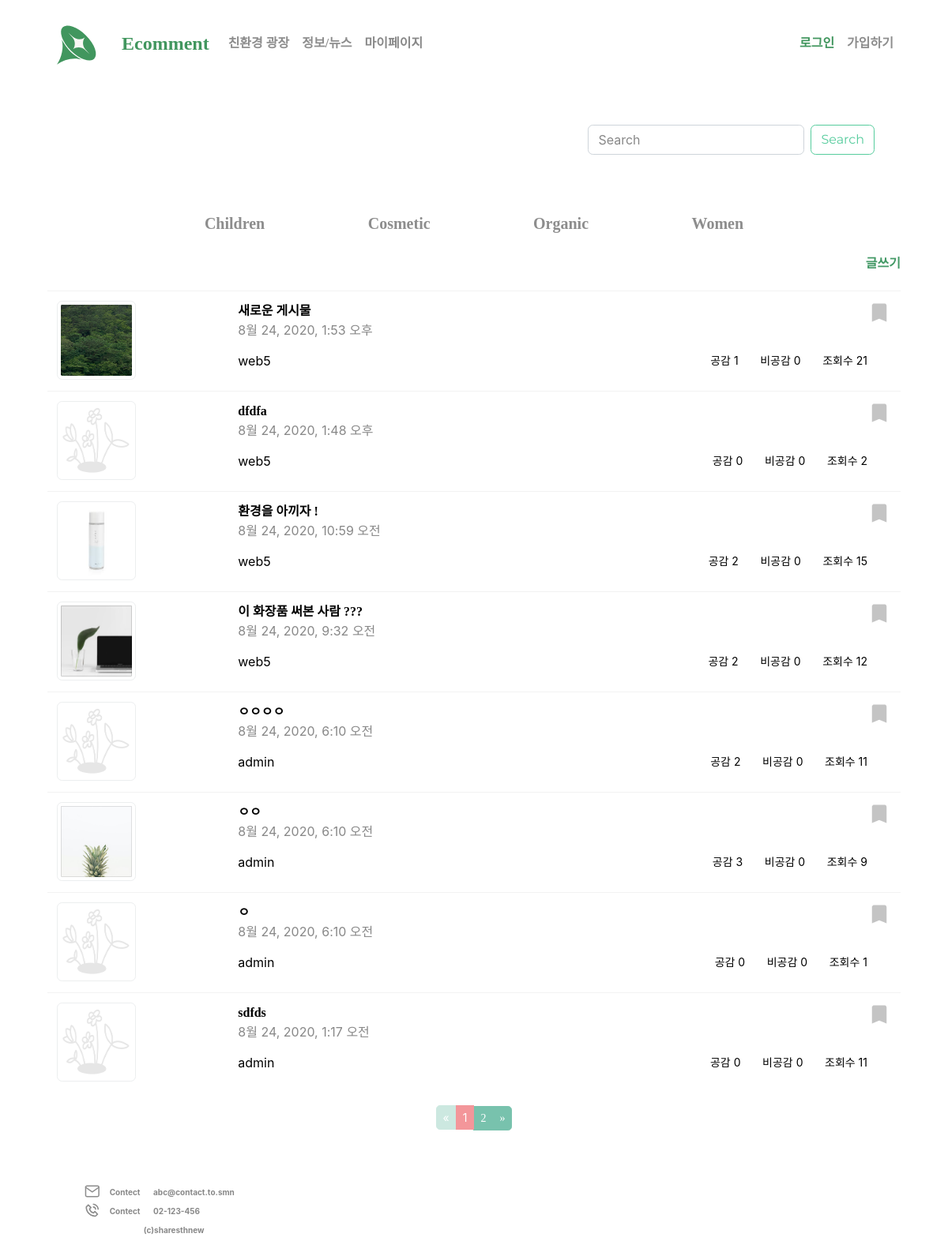
The page /community/list/ on the database as committed earlier.
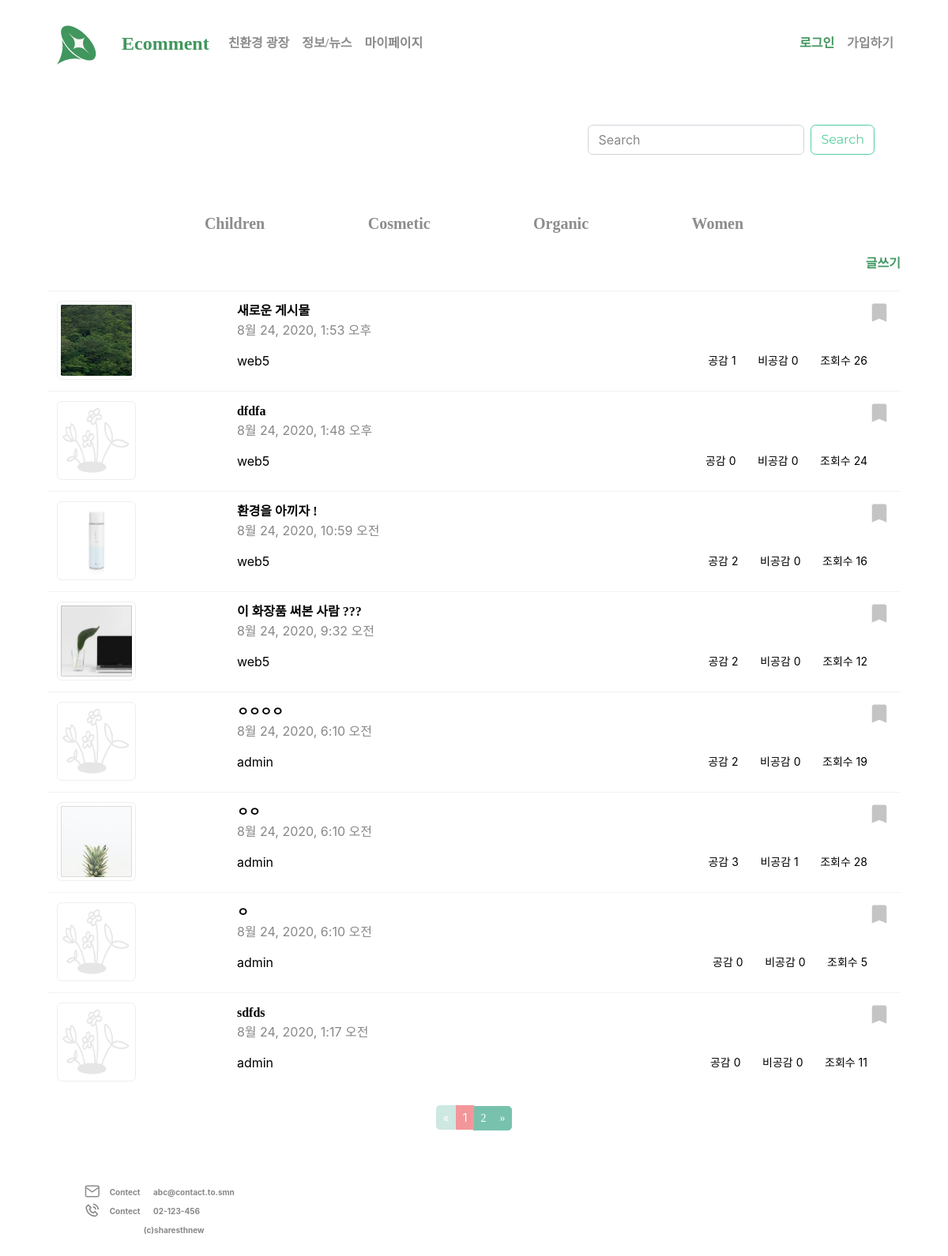
The same page on the database as committed later.
### community/models.py (models this page shows, shortened)
class Category(models.Model):
    name = models.CharField(max_length=50)
    class Meta:
        ordering =['name']
    def __str__(self):
        return self.name

class Post(models.Model):
    author = models.ForeignKey(User, on_delete=models.CASCADE, related_name='user',null=True)
    title = models.CharField(max_length = 200,null=True)
    category = models.CharField(max_length=200, default='uncategorized')
    text = models.TextField(max_length = 1700, null=True)
    image = models.ImageField(upload_to= 'community/community_photo/%Y/%m/%d',null=True, blank=True)
    created = models.DateTimeField(auto_now_add=True,null=True)
    updated = models.DateTimeField(auto_now=True)
    like = models.ManyToManyField(User, related_name='like_post', blank=True)
    unlike = models.ManyToManyField(User, related_name='unlike_post', blank=True)
    favorite = models.ManyToManyField(User, related_name='favorite_post', blank=True)
    hits = models.PositiveIntegerField(default = 0)
    class Meta:
        ordering = ['-created']

### community/views.py (the view)
# urls.py: path("list/",PostList.as_view(), name='list'),
class PostList(ListView):
    model = Post
    template_name_suffix = '_list'
    context_object_name = 'Posts'
    paginate_by = 8
    cats = Category.objects.all()
    def get_context_data(self, *args, **kwargs):
        cat_menu = Category.objects.all()
        context = super(PostList,self).get_context_data(*args, **kwargs)
        context["cat_menu"] = cat_menu
        return context

### templates/community/post_list.html (shortened to what this page needs)
{% extends 'base.html' %}
{% block content %}
        <form class="form-inline m-5 float-right" action="{% url 'community:search' %}" method="post">
      <input class="form-control mr-sm-2" type="search" placeholder="Search" aria-label="Search" name="q" value="{{q}}">
      <button class="btn btn-outline-success my-2 my-sm-0" type="submit">Search</button>
    </form>
    <div class="container">
        <div class="col text-center my-4">
            {% for item in cat_menu %}
                <a style="font-size: 20px;margin: 6%;" href="{% url 'community:category' item %}"> {{ item }}</a>
            {%endfor%}
        </div>
        {% if user.is_authenticated %}
            <a style="color: #439966;float: right;margin-bottom:2%;" href="{% url 'community:create' %}">글쓰기</a>
        {% else %}
            <a style="color: #439966;cursor:pointer;float:right;margin-bottom:2%" data-toggle="modal" data-target="#myModal"> 글쓰기 </a>
        {% endif %}
        <div class="table-responsive">
            <table class="table">
                {% for object in object_list %}
                    <tr>
                        <td><a href="{% url 'community:detail' object.id %}">
                            {% if object.image %}
                                <img src="{{ object.image.url }}" alt="..." class="img-thumbnail" style="width:100px;height:100px;">
                            {% else %}
                                <img src="/static/image/alt.png" alt="..." class="img-thumbnail" style="width:100px;height:100px;">
                            {% endif %}
                        </a></td>
                        <th scope="row"><a style="color: #000000;" href="{% url 'community:detail' object.id %}">{{object.title}}</a><br><span style="font-weight: normal">{{object.created}}</span>
                            <br><span style="display: block;margin-top:15px;color: #000000;font-weight: normal">{{object.author}}</span></th>
                        <td><span><a href="{% url 'community:favorite' object.id %}" class="float-right">{% if user in object.favorite.all %} <img src="/static/image/sc_active.png"> {%else%} <img src="/static/image/scrab.png">{% endif %}</a></span><p style="margin-top:65px;float:right; font-weight:normal;font-size:14px;color: #000000;">공감 <span> {{ object.like.all.count}} </span>&nbsp&nbsp&nbsp&nbsp&nbsp&nbsp비공감
                         <span> {{ object.unlike.all.count}} </span>&nbsp&nbsp&nbsp&nbsp&nbsp&nbsp조회수 <span> {{ object.hits }} </span></p></td>
                    </tr>
                {% endfor %}
            </table>
        </div>
    </div>
    {% include 'community/pagination.html' %}
    {% include 'footer.html' %}
{% endblock %}

### templates/base.html (shortened to what this page needs)
<!doctype html>
{% load static %}
<html>
<head>
    <link rel="stylesheet" href="https://stackpath.bootstrapcdn.com/bootstrap/4.5.2/css/bootstrap.min.css">
    <link rel="stylesheet" href="/static/bootstrap.css">
    <link rel="stylesheet" href="{% static 'ecomment.css' %}">
    <link rel="stylesheet" type="text/css" href="https://cdn.jsdelivr.net/npm/slick-carousel@1.8.1/slick/slick.css"/>
</head>
<body>
<div class ="container" style="flex:1 0 auto">
    <nav class="navbar navbar-expand-lg my-1">
        <a class="navbar-brand" href="{% url 'home:home' %}">
        </a>
        <a class="navbar-brand" href="{% url 'home:home' %}"><span style="font-size:larger; color:#41965E;">Ecomment</span></a>
        <div class="collapse navbar-collapse" id="navbarSupportedContent">
            <ul class="navbar-nav mr-auto">
                <li class="nav-item">
                    <a class="nav-link" href="{% url 'community:index' %}">친환경 광장</a>
                </li>
                <li class="nav-item">
                    <a class="nav-link" href="{% url 'news:index' %}"> 정보/뉴스</a>
                </li>
                <li class="nav-item">
                    {% if user.is_authenticated %}
                        <a class="nav-link" href="{% url 'account:mypage' %}" href="#">마이페이지</a>
                    {% else %}
                        <a class="nav-link" style="cursor: pointer" data-toggle="modal" data-target="#myModal"> 마이페이지 </a>
                    {% endif %}
                </li>
            </ul>
            <div class="navbar-nav ml-auto">
                {% if user.is_authenticated %}
                    <li><a class="nav-link" href="{% url 'account:logout' %}"><span style="color: #41965E;">{{ user.first_name }}님  </span>로그아웃</a></li>
                {% else %}
                    <li><a class="nav-link" href="{% url 'account:login' %}" style="color: #41965E;">로그인</a></li>
                    <li><a class="nav-link" href="{% url 'account:checkbox' %}">가입하기</a></li>
                {% endif %}
            </div>
        </div>
    </nav>
    {% block content %}
    {% endblock %}
</div>
</body>
</html>

### templates/community/pagination.html
    <div style="text-align: center">
    <nav class="full-pagination" aria-label="Page navigation example">
       <ul class="pagination pagination-sm">
        {% if page_obj.has_previous %}
            <li class="page-item"><a class="page-link" href="?page={{ page_obj.previous_page_number}}">&laquo;</a></li>
        {% else %}
            <li class="page-item disabled "><span class="page-link">&laquo;</span></li>
        {% endif %}
        {% for i in paginator.page_range %}
            {% if page_obj.number == i %}
            <li class="page-item active"><span class="page-link">{{ i }}<span class="sr-only">(current)</span></span></li>
            {% else %}
            <li class="page-item"><a class="page-link" href="?page={{ i }}">{{ i }}</a></li>
            {% endif %}
        {% endfor %}
        {% if page_obj.has_next %}
            <li class="page-item"><a class="page-link" href="?page={{ page_obj.next_page_number }}">&raquo;</a></li>
        {% else %}
            <li class="page-item disabled"><span class="page-link">&raquo;</span></li>
        {% endif %}
        </ul>
    </nav>
    </div>

### templates/footer.html (shortened to what this page needs)
{% block content %}
<footer style="flex-shrink: 0;">
<div class="foo_div my-5" style="width: 100%; padding : 0 5.5%;">
<p style="display: inline;font-size:10px;line-height: 100%;">&nbsp&nbsp&nbspContect&nbsp&nbsp&nbsp&nbsp&nbsp&nbsp abc@contact.to.smn</p>
<br>
<p style="display: inline;font-size:10px;line-height: 100%;">&nbsp&nbsp&nbspContect&nbsp&nbsp&nbsp&nbsp&nbsp&nbsp 02-123-456</p>
<br>
    <p style="display: inline;font-size:10px;">&nbsp&nbsp&nbsp&nbsp&nbsp&nbsp&nbsp&nbsp&nbsp&nbsp&nbsp&nbsp&nbsp&nbsp&nbsp&nbsp&nbsp&nbsp&nbsp&nbsp&nbsp&nbsp&nbsp&nbsp&nbsp&nbsp&nbsp&nbsp&nbsp&nbsp&nbsp (c)sharesthnew</p>
</div>
</footer>
{% endblock %}

### static/ecomment.css (style rules this page uses)
div { overflow:hidden; height:auto; }
.pagination { display: inline-table; }
.pagination li { display:inline-block; }
.pagination li a { font-weight: normal; }
.register-text h2, p { font-weight: bold; }

Rows that differ between the two databases and show on the page:
changed Post "새로운 게시물": hits "21" → "26"
changed Post "dfdfa": hits "2" → "24"
changed Post "환경을 아끼자 !": hits "15" → "16"
changed Post "ㅇㅇㅇㅇ": hits "11" → "19"
changed Post "ㅇㅇ": unlike.all.count "0" → "1"; hits "9" → "28"
changed Post (number 7 of 8 on the later page): hits "1" → "5"
